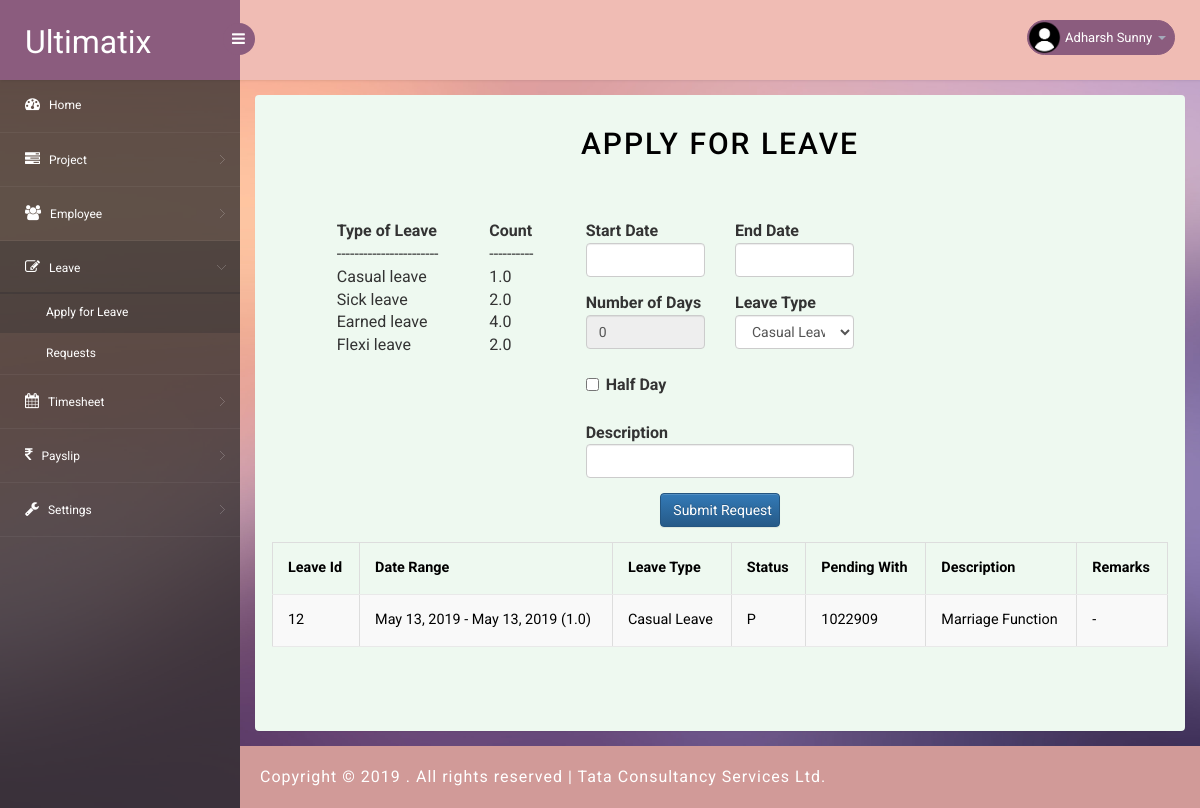
The app's page /ultimatix/applyleave/ (signed in), older data.
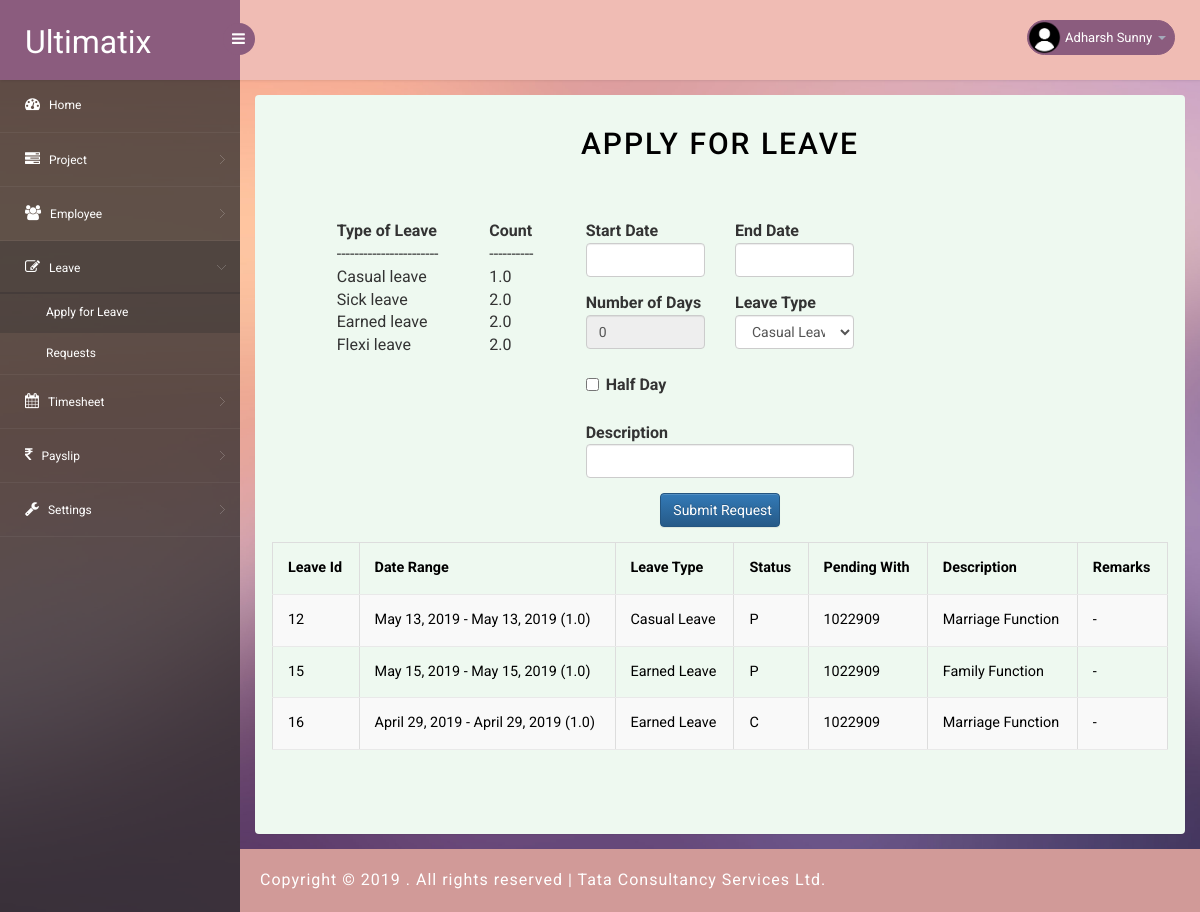
The same page, newer data.
### ultimatix/models.py (models this page shows, shortened)
class Employee(models.Model):
    e_id=models.AutoField(primary_key=True)
    e_fname=models.CharField(max_length=50)
    e_lname=models.CharField(max_length=50,null=True,blank=True)
    e_sname=models.CharField(max_length=50,null=True,blank=True)
    e_dob=models.DateField(null=True,blank=True)
    e_bgroup=models.CharField(max_length=3,null=True,blank=True)
    e_mstatus=models.CharField(max_length=1,null=True,blank=True)
    e_nationality=models.CharField(max_length=50,null=True,blank=True)
    e_disb=models.CharField(max_length=1,null=True,blank=True)
    e_gender=models.CharField(max_length=1,null=True,blank=True)
    e_paddr1=models.CharField(max_length=50,null=True,blank=True)
    e_paddr2=models.CharField(max_length=50,null=True,blank=True)
    e_paddr3=models.CharField(max_length=50,null=True,blank=True)
    e_caddr1=models.CharField(max_length=50,null=True,blank=True)
    e_caddr2=models.CharField(max_length=50,null=True,blank=True)
    e_caddr3=models.CharField(max_length=50,null=True,blank=True)
    e_email=models.CharField(max_length=100,null=True,blank=True)
    e_mnumber=models.IntegerField(null=True,blank=True)
    e_doj=models.DateField(null=True,blank=True)
    e_qfn=models.CharField(max_length=50,null=True,blank=True)
    e_prev_exp=models.FloatField(null=True,blank=True)
    e_prev_cmp=models.CharField(max_length=50,null=True,blank=True)
    e_cl=models.FloatField(null=True,blank=True)
    e_sl=models.FloatField(null=True,blank=True)
    e_el=models.FloatField(null=True,blank=True)
    e_fl=models.FloatField(null=True,blank=True)
    e_status=models.CharField(max_length=1)
    e_pwd=models.CharField(max_length=100)

class Leave(models.Model):
    lid=models.AutoField(primary_key=True)
    eid = models.ForeignKey(Employee, on_delete=models.CASCADE)
    sdate=models.DateField(null=True,blank=True)
    edate=models.DateField(null=True,blank=True)
    nof=models.FloatField(null=True,blank=True)
    ltype=models.IntegerField(null=True,blank=True)
    status=models.CharField(max_length=1,null=True,blank=True)
    desc=models.CharField(max_length=150,null=True,blank=True)
    reqdate=models.DateField(null=True,blank=True)
    remarks=models.CharField(max_length=150,null=True,blank=True)
    queueid=models.CharField(max_length=150,null=True,blank=True)
    updtby=models.CharField(max_length=150,null=True,blank=True)

### ultimatix/views.py (the view)
# urls.py: path('ultimatix/applyleave/',views.apply_leave,name="apply_leave"),
def apply_leave(request):
    if request.method=='POST':
        if request.POST.get('submit'):
            eid=request.session['eid']
            sdate=datetime.strptime(request.POST.get('sdate'), '%m/%d/%Y').strftime('%Y-%m-%d')
            edate = datetime.strptime(request.POST.get('edate'), '%m/%d/%Y').strftime('%Y-%m-%d')
            nof=float(request.POST.get('nof'))
            ltype=request.POST.get('leave_select')
            desc = request.POST.get('rsn')
            status='P'
            reqdate = str(datetime.now().strftime('%Y-%m-%d'))
            queueid = findqueueid(eid)
            Leave.objects.create(eid=Employee.objects.get(e_id=eid),sdate=sdate,edate=edate,nof=nof,
                                 ltype=ltype,desc=desc,status=status,reqdate=reqdate,queueid=queueid)
            if ltype=='0':
                rem=(Employee.objects.get(e_id=eid).e_cl)-nof
                Employee.objects.filter(e_id=eid).update(e_cl=rem)
            elif ltype=='1':
                rem=(Employee.objects.get(e_id=eid).e_sl)-nof
                Employee.objects.filter(e_id=eid).update(e_sl=rem)
            elif ltype=='2':
                rem=(Employee.objects.get(e_id=eid).e_el)-nof
                Employee.objects.filter(e_id=eid).update(e_el=rem)
            elif ltype=='3':
                rem=(Employee.objects.get(e_id=eid).e_fl)-nof
                Employee.objects.filter(e_id=eid).update(e_fl=rem)
            logged_in = request.session['eid']
            lobj = Leave.objects.filter(eid=logged_in)
            print('going queue : '+str(queueid))
            logged_in = request.session['eid']
            user=Employee.objects.get(e_id=logged_in)
            return render(request,'ultimatix/applyleave.html',{'user':user,'success':'Leave request submitted !','lobj':lobj})
    else:
        try:
            logged_in = request.session['eid']
        except:
            logged_in = False
        if logged_in:
            user=Employee.objects.get(e_id=logged_in)
            lobj=Leave.objects.filter(eid=logged_in)
            return render(request,'ultimatix/applyleave.html',{'user':user,'lobj':lobj})
        else:
            request.session['eid'] = None
            return redirect('ultimatix:show_login')

### templates/ultimatix/applyleave.html (shortened to what the changed rows need)
{% extends 'ultimatix/admin/adminbase.html'%}
{%block body %}
    <link rel="stylesheet" href="https://cdnjs.cloudflare.com/ajax/libs/jqueryui/1.12.1/themes/base/jquery-ui.css" />
<h2 class="w3ls_head">Apply for leave</h2>
<div class="grid_3 grid_4 w3layouts">
    <div class="bs-example row">
        <div class="col-md-4">
            <div class="row">
                <div class="col-md-10">
            <table style="width:100%">
                <tr>
                    <th>Type of Leave</th>
                    <th>Count</th>
                </tr>
                <tr>
                    <td>Casual leave</td>
                    <td>{{user.e_cl}}</td>
                </tr>
                <tr>
                    <td>Sick leave</td>
                    <td>{{user.e_sl}}</td>
                </tr>
                <tr>
                    <td>Earned leave</td>
                    <td>{{user.e_el}}</td>
                </tr>
                <tr>
                    <td>Flexi leave</td>
                    <td>{{user.e_fl}}</td>
                </tr>
            </table>
                </div>
            </div>
        </div>
    </div>
    {% if lobj %}
    <div class="row">
        <table id="example" class="table table-striped table-bordered" style="width:100%">
        <thead>
            <tr>
                <th style="color:black;">Leave Id</th>
                <th style="color:black;">Date Range</th>
                <th style="color:black;">Leave Type</th>
                <th style="color:black;">Status</th>
                <th style="color:black;">Pending With</th>
                <th style="color:black;">Description</th>
                <th style="color:black;">Remarks</th>
            </tr>
        </thead>
        <tbody>
            {% for l in lobj %}
            <tr>
                <td style="color:black;">{{l.lid}}</a></td>
                <td style="color:black;">{{l.sdate}} - {{l.edate}} ({{l.nof}}) </td>
                {% if l.ltype == 0 %}
                <td style="color:black;">Casual Leave</td>
                {% elif l.ltype == 1 %}
                <td style="color:black;">Sick Leave</td>
                {% elif l.ltype == 2 %}
                <td style="color:black;">Earned Leave</td>
                {% elif l.ltype == 3 %}
                <td style="color:black;">Flexi Leave</td>
                {%else%}
                <td style="color:black;">Special Leave</td>
                {% endif %}
                <td style="color:black;">{{l.status}}</td>
                <td style="color:black;">{{l.queueid}}</td>
                <td style="color:black;">{{l.desc}}</td>
                {% if l.remarks %}
                <td style="color:black;">{{l.remarks}}</td>
                {% else%}
                <td style="color:black;">-</td>
                {%endif%}
            </tr>
            {%endfor%}
        </tbody>
    </table>
    </div>
    {% endif %}
</div>
{%endblock%}

Row changes from the older to the newer data that the page shows:
changed Employee: e_el "4.0" → "2.0"
added Leave: lid "15", sdate "May 15, 2019", edate "May 15, 2019", nof "1.0", ltype "Earned Leave", status "P", queueid "1022909", desc "Family Function"
added Leave: lid "16", sdate "April 29, 2019", edate "April 29, 2019", nof "1.0", ltype "Earned Leave", status "C", queueid "1022909", desc "Marriage Function"
